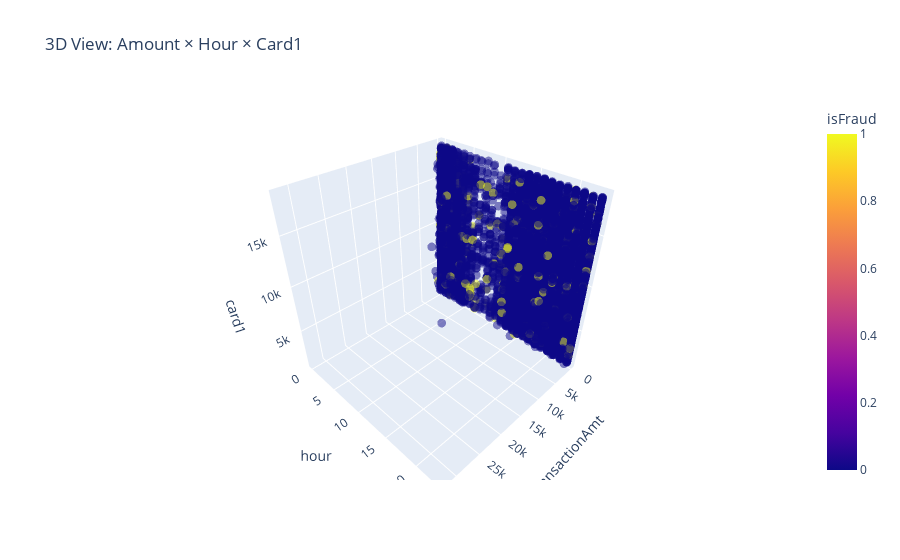

This figure's notebook cell:
### Code cell
# Interactive 3D scatter
if PLOTLY_AVAILABLE:
    scatter_sample = sample_data.sample(min(10000, len(sample_data)))
    fig = px.scatter_3d(scatter_sample, 
                         x='TransactionAmt', y='hour', z='card1',
                         color='isFraud', opacity=0.5,
                         title='3D View: Amount × Hour × Card1',
                         color_discrete_map={0: '#2ecc71', 1: '#e74c3c'})
    fig.update_traces(marker=dict(size=3))
    fig.show()

### Figure 1 — Plotly figure (JSON) as saved in the notebook; plotly's stock layout.template omitted (floating-point values rounded to 4 significant figures; data arrays with more than 128 entries replaced by an {"elided": "..."} marker saying what was removed)
{"data": [{"hovertemplate": "TransactionAmt=%{x}<br>hour=%{y}<br>card1=%{z}<br>isFraud=%{marker.color}<extra></extra>", "legendgroup": "", "marker": {"color": {"elided": "10000 int values"}, "coloraxis": "coloraxis", "opacity": 0.5, "size": 3, "symbol": "circle"}, "mode": "markers", "name": "", "scene": "scene", "showlegend": false, "type": "scatter3d", "x": {"elided": "10000 float values"}, "y": {"elided": "10000 int values"}, "z": {"elided": "10000 int values"}}], "layout": {"coloraxis": {"colorbar": {"title": {"text": "isFraud"}}, "colorscale": [[0, "#0d0887"], [0.1111, "#46039f"], [0.2222, "#7201a8"], [0.3333, "#9c179e"], [0.4444, "#bd3786"], [0.5556, "#d8576b"], [0.6667, "#ed7953"], [0.7778, "#fb9f3a"], [0.8889, "#fdca26"], [1, "#f0f921"]]}, "legend": {"tracegroupgap": 0}, "scene": {"domain": {"x": [0, 1], "y": [0, 1]}, "xaxis": {"title": {"text": "TransactionAmt"}}, "yaxis": {"title": {"text": "hour"}}, "zaxis": {"title": {"text": "card1"}}}, "title": {"text": "3D View: Amount × Hour × Card1"}}}
